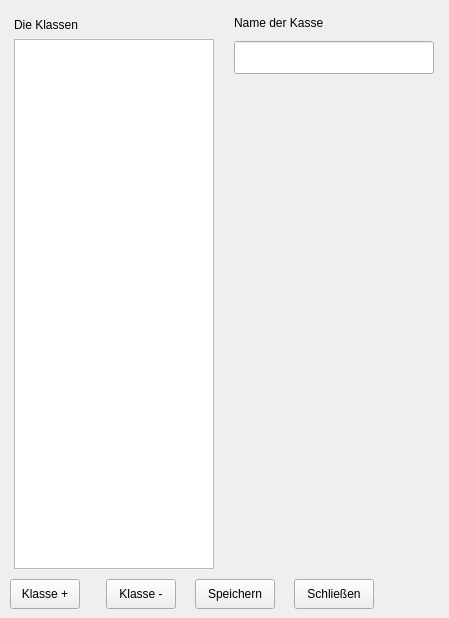
  <widget class="QWidget" name="tab_4">
   <attribute name="title">
    <string>Klassen</string>
   </attribute>
   <widget class="QWidget" name="layoutWidget">
    <property name="geometry">
     <rect>
      <x>10</x>
      <y>10</y>
      <width>430</width>
      <height>599</height>
     </rect>
    </property>
    <layout class="QVBoxLayout" name="verticalLayout_62">
     <item>
      <layout class="QHBoxLayout" name="horizontalLayout_32">
       <item>
        <layout class="QVBoxLayout" name="verticalLayout_23">
         <property name="spacing">
          <number>0</number>
         </property>
         <item>
          <widget class="QLabel" name="meh_items_label_2">
           <property name="minimumSize">
            <size>
             <width>200</width>
             <height>25</height>
            </size>
           </property>
           <property name="maximumSize">
            <size>
             <width>200</width>
             <height>25</height>
            </size>
           </property>
           <property name="text">
            <string>Die Klassen</string>
           </property>
          </widget>
         </item>
         <item>
          <widget class="QListWidget" name="mek_items">
           <property name="minimumSize">
            <size>
             <width>200</width>
             <height>530</height>
            </size>
           </property>
           <property name="maximumSize">
            <size>
             <width>200</width>
             <height>530</height>
            </size>
           </property>
           <property name="lineWidth">
            <number>1</number>
           </property>
          </widget>
         </item>
        </layout>
       </item>
       <item>
        <spacer name="horizontalSpacer_28">
         <property name="orientation">
          <enum>Qt::Horizontal</enum>
         </property>
         <property name="sizeType">
          <enum>QSizePolicy::Fixed</enum>
         </property>
         <property name="sizeHint" stdset="0">
          <size>
           <width>10</width>
           <height>20</height>
          </size>
         </property>
        </spacer>
       </item>
       <item>
        <layout class="QVBoxLayout" name="verticalLayout_24">
         <item>
          <widget class="QLabel" name="meh_name_item_labelxxxxx">
           <property name="minimumSize">
            <size>
             <width>200</width>
             <height>25</height>
            </size>
           </property>
           <property name="maximumSize">
            <size>
             <width>200</width>
             <height>25</height>
            </size>
           </property>
           <property name="text">
            <string>Name der Kasse</string>
           </property>
          </widget>
         </item>
         <item>
          <widget class="QLineEdit" name="mek_name_item">
           <property name="minimumSize">
            <size>
             <width>200</width>
             <height>33</height>
            </size>
           </property>
           <property name="maximumSize">
            <size>
             <width>200</width>
             <height>33</height>
            </size>
           </property>
           <property name="maxLength">
            <number>25</number>
           </property>
          </widget>
         </item>
         <item>
          <spacer name="verticalSpacer_2">
           <property name="orientation">
            <enum>Qt::Vertical</enum>
           </property>
           <property name="sizeHint" stdset="0">
            <size>
             <width>20</width>
             <height>40</height>
            </size>
           </property>
          </spacer>
         </item>
        </layout>
       </item>
      </layout>
     </item>
     <item>
      <layout class="QHBoxLayout" name="horizontalLayout_11">
       <item>
        <widget class="QPushButton" name="mek_neu_item">
         <property name="minimumSize">
          <size>
           <width>70</width>
           <height>30</height>
          </size>
         </property>
         <property name="maximumSize">
          <size>
           <width>70</width>
           <height>30</height>
          </size>
         </property>
         <property name="text">
          <string>Klasse +</string>
         </property>
        </widget>
       </item>
       <item>
        <spacer name="horizontalSpacer_13">
         <property name="orientation">
          <enum>Qt::Horizontal</enum>
         </property>
         <property name="sizeType">
          <enum>QSizePolicy::Fixed</enum>
         </property>
         <property name="sizeHint" stdset="0">
          <size>
           <width>20</width>
           <height>20</height>
          </size>
         </property>
        </spacer>
       </item>
       <item>
        <widget class="QPushButton" name="mek_entfernen_item">
         <property name="minimumSize">
          <size>
           <width>70</width>
           <height>30</height>
          </size>
         </property>
         <property name="maximumSize">
          <size>
           <width>70</width>
           <height>30</height>
          </size>
         </property>
         <property name="text">
          <string>Klasse -</string>
         </property>
         <property name="autoRepeatDelay">
          <number>300</number>
         </property>
         <property name="autoRepeatInterval">
          <number>100</number>
         </property>
        </widget>
       </item>
       <item>
        <spacer name="horizontalSpacer_14">
         <property name="orientation">
          <enum>Qt::Horizontal</enum>
         </property>
         <property name="sizeType">
          <enum>QSizePolicy::Fixed</enum>
         </property>
         <property name="sizeHint" stdset="0">
          <size>
           <width>13</width>
           <height>20</height>
          </size>
         </property>
        </spacer>
       </item>
       <item>
        <widget class="QPushButton" name="pushButton_2">
         <property name="minimumSize">
          <size>
           <width>80</width>
           <height>30</height>
          </size>
         </property>
         <property name="maximumSize">
          <size>
           <width>80</width>
           <height>30</height>
          </size>
         </property>
         <property name="text">
          <string>Speichern</string>
         </property>
        </widget>
       </item>
       <item>
        <spacer name="horizontalSpacer_16">
         <property name="orientation">
          <enum>Qt::Horizontal</enum>
         </property>
         <property name="sizeType">
          <enum>QSizePolicy::Fixed</enum>
         </property>
         <property name="sizeHint" stdset="0">
          <size>
           <width>13</width>
           <height>20</height>
          </size>
         </property>
        </spacer>
       </item>
       <item>
        <widget class="QPushButton" name="meh_schliessen_2">
         <property name="minimumSize">
          <size>
           <width>80</width>
           <height>30</height>
          </size>
         </property>
         <property name="maximumSize">
          <size>
           <width>80</width>
           <height>30</height>
          </size>
         </property>
         <property name="text">
          <string>Schließen</string>
         </property>
        </widget>
       </item>
       <item>
        <spacer name="horizontalSpacer_55">
         <property name="orientation">
          <enum>Qt::Horizontal</enum>
         </property>
         <property name="sizeHint" stdset="0">
          <size>
           <width>40</width>
           <height>20</height>
          </size>
         </property>
        </spacer>
       </item>
      </layout>
     </item>
    </layout>
   </widget>
  </widget>
